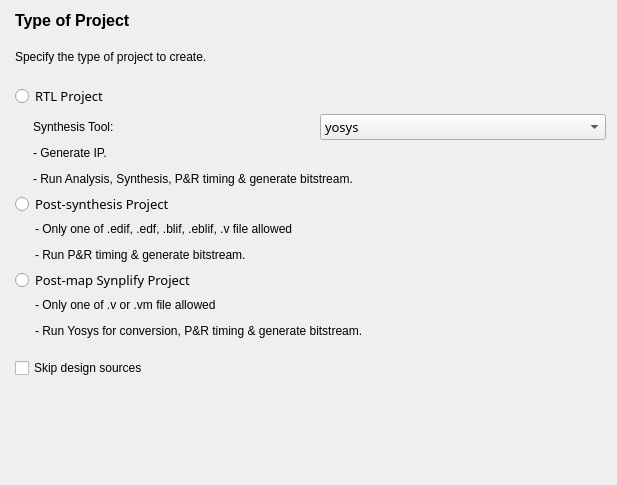
<?xml version="1.0" encoding="UTF-8"?>
<ui version="4.0">
 <class>projectTypeForm</class>
 <widget class="QWidget" name="projectTypeForm">
  <property name="geometry">
   <rect>
    <x>0</x>
    <y>0</y>
    <width>617</width>
    <height>485</height>
   </rect>
  </property>
  <property name="windowTitle">
   <string>Form</string>
  </property>
  <layout class="QVBoxLayout" name="verticalLayout_4">
   <property name="spacing">
    <number>20</number>
   </property>
   <property name="leftMargin">
    <number>15</number>
   </property>
   <property name="bottomMargin">
    <number>15</number>
   </property>
   <item>
    <widget class="QLabel" name="m_labelTitle">
     <property name="font">
      <font>
       <family>Arial</family>
       <pointsize>12</pointsize>
       <bold>true</bold>
      </font>
     </property>
     <property name="text">
      <string>Type of Project</string>
     </property>
     <property name="wordWrap">
      <bool>true</bool>
     </property>
    </widget>
   </item>
   <item>
    <widget class="QLabel" name="m_labelDetail">
     <property name="text">
      <string>Specify the type of project to create.</string>
     </property>
     <property name="wordWrap">
      <bool>true</bool>
     </property>
    </widget>
   </item>
   <item>
    <layout class="QVBoxLayout" name="verticalLayout_3">
     <property name="spacing">
      <number>6</number>
     </property>
     <item>
      <widget class="QRadioButton" name="m_radioBtnRTL">
       <property name="font">
        <font>
         <family>SimSun-ExtB</family>
         <pointsize>10</pointsize>
        </font>
       </property>
       <property name="text">
        <string>RTL Project</string>
       </property>
      </widget>
     </item>
     <item>
      <layout class="QHBoxLayout" name="horizontalLayout" stretch="3,97">
       <property name="spacing">
        <number>0</number>
       </property>
       <item>
        <spacer name="horizontalSpacer">
         <property name="orientation">
          <enum>Qt::Horizontal</enum>
         </property>
         <property name="sizeHint" stdset="0">
          <size>
           <width>40</width>
           <height>20</height>
          </size>
         </property>
        </spacer>
       </item>
       <item>
        <layout class="QVBoxLayout" name="verticalLayout">
         <property name="spacing">
          <number>6</number>
         </property>
         <item>
            <layout class="QHBoxLayout" name="horizontalLayout_5">
            <property name="spacing">
            <number>0</number>
            </property>
            <item>
            <widget class="QLabel" name="m_combobox_synthesis_tool_label">
            <property name="text">
                <string>Synthesis Tool:</string>
            </property>
            </widget>
            </item>
            <item>
            <widget class="QComboBox" name="m_combobox_synthesis_tool">
            <property name="font">
                <font>
                    <family>SimSun-ExtB</family>
                    <pointsize>10</pointsize>
                </font>
                </property>
                <item>
                    <property name="text">
                        <string>yosys</string>
                    </property>
                </item>
                <item>
                    <property name="text">
                        <string>synplify</string>
                    </property>
                </item>
            </widget>
            </item>
            </layout>
        </item>
         <item>
          <widget class="QLabel" name="m_labelRTL">
           <property name="text">
            <string>&lt;html&gt;&lt;head/&gt;&lt;body&gt;&lt;p&gt;- Generate IP.&lt;/p&gt;&lt;p&gt;- Run Analysis, Synthesis, P&amp;amp;R timing &amp;amp; generate bitstream.&lt;/p&gt;&lt;/body&gt;&lt;/html&gt;</string>
           </property>
           <property name="wordWrap">
            <bool>true</bool>
           </property>
          </widget>
         </item>
        </layout>
       </item>
      </layout>
     </item>
     <item>
      <widget class="QRadioButton" name="m_radioBtnPost">
       <property name="font">
        <font>
         <family>SimSun-ExtB</family>
         <pointsize>10</pointsize>
        </font>
       </property>
       <property name="text">
        <string>Post-synthesis Project</string>
       </property>
      </widget>
     </item>
     <item>
      <layout class="QHBoxLayout" name="horizontalLayout_2" stretch="3,0">
       <property name="spacing">
        <number>0</number>
       </property>
       <item>
        <spacer name="horizontalSpacer_2">
         <property name="orientation">
          <enum>Qt::Horizontal</enum>
         </property>
         <property name="sizeType">
          <enum>QSizePolicy::Maximum</enum>
         </property>
         <property name="sizeHint" stdset="0">
          <size>
           <width>20</width>
           <height>20</height>
          </size>
         </property>
        </spacer>
       </item>
       <item>
        <layout class="QVBoxLayout" name="verticalLayout_5">
         <property name="sizeConstraint">
          <enum>QLayout::SetDefaultConstraint</enum>
         </property>
         <property name="leftMargin">
          <number>0</number>
         </property>
         <item>
          <widget class="QLabel" name="m_labelPOS">
           <property name="text">
            <string>&lt;html&gt;&lt;head/&gt;&lt;body&gt;&lt;p&gt;- Only one of .edif, .edf, .blif, .eblif, .v file allowed&lt;/p&gt;&lt;p&gt;- Run P&amp;amp;R timing &amp;amp; generate bitstream.&lt;/p&gt;&lt;/body&gt;&lt;/html&gt;</string>
           </property>
           <property name="textFormat">
            <enum>Qt::AutoText</enum>
           </property>
           <property name="wordWrap">
            <bool>true</bool>
           </property>
          </widget>
         </item>
        </layout>
       </item>
      </layout>
     </item>
      <item>
      <widget class="QRadioButton" name="m_radioBtnPostMapSynp">
       <property name="font">
        <font>
         <family>SimSun-ExtB</family>
         <pointsize>10</pointsize>
        </font>
       </property>
       <property name="text">
        <string>Post-map Synplify Project</string>
       </property>
      </widget>
     </item>
     <item>
      <layout class="QHBoxLayout" name="horizontalLayout_3" stretch="3,0">
       <property name="spacing">
        <number>0</number>
       </property>
       <item>
        <spacer name="horizontalSpacer_3">
         <property name="orientation">
          <enum>Qt::Horizontal</enum>
         </property>
         <property name="sizeType">
          <enum>QSizePolicy::Maximum</enum>
         </property>
         <property name="sizeHint" stdset="0">
          <size>
           <width>20</width>
           <height>20</height>
          </size>
         </property>
        </spacer>
       </item>
       <item>
        <layout class="QVBoxLayout" name="verticalLayout_6">
         <property name="sizeConstraint">
          <enum>QLayout::SetDefaultConstraint</enum>
         </property>
         <property name="leftMargin">
          <number>0</number>
         </property>
         <item>
          <widget class="QLabel" name="m_labelPostMapSYN">
           <property name="text">
            <string>&lt;html&gt;&lt;head/&gt;&lt;body&gt;&lt;p&gt;- Only one of .v or .vm file allowed&lt;/p&gt;&lt;p&gt;- Run Yosys for conversion, P&amp;amp;R timing &amp;amp; generate bitstream.&lt;/p&gt;&lt;/body&gt;&lt;/html&gt;</string>
           </property>
           <property name="textFormat">
            <enum>Qt::AutoText</enum>
           </property>
           <property name="wordWrap">
            <bool>true</bool>
           </property>
          </widget>
         </item>
        </layout>
       </item>
      </layout>
     </item>
    </layout>
   </item>
   <item>
    <widget class="QCheckBox" name="m_skipSourcesCheckbox">
     <property name="text">
      <string>Skip design sources</string>
     </property>
    </widget>
   </item>
   <item>
    <spacer name="verticalSpacer">
     <property name="orientation">
      <enum>Qt::Vertical</enum>
     </property>
     <property name="sizeHint" stdset="0">
      <size>
       <width>20</width>
       <height>232</height>
      </size>
     </property>
    </spacer>
   </item>
  </layout>
 </widget>
 <resources/>
 <connections/>
</ui>
